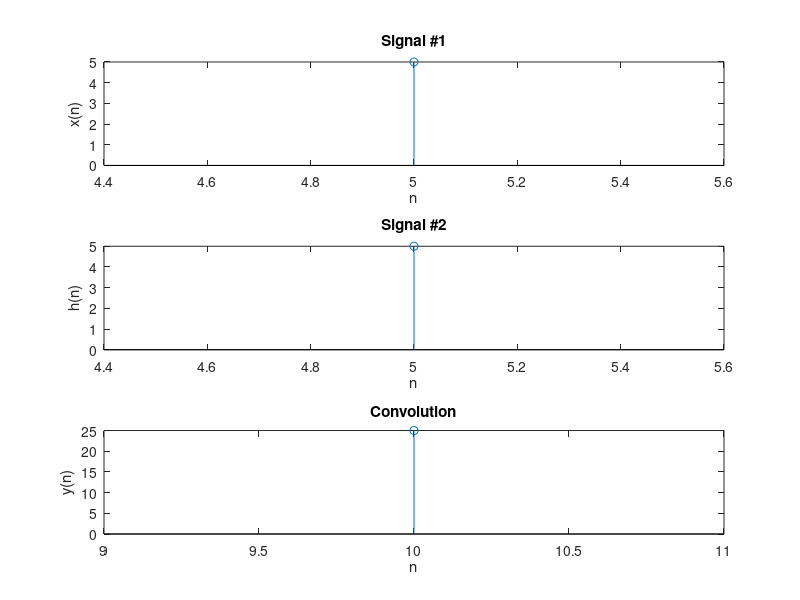

Recreate this plot in MATLAB.
x = input('Enter Signal 1: ');
nx = input('Enter Sample numbers for Signal1: ');
h = input('Enter Signal 2: ');
nh = input('Enter Sample numbers for Signal2: ');
n1=length(x);
n2=length(h);
z= h' *x;
disp(z);
n= n1 + n2 - 1;
ncl = nx(1) + nh(1);
ncu = nx(length(x)) + nh(length(h));

subplot(3,1,1);
stem(nx,x);
xlabel("n");
ylabel("x(n)");
title("Signal #1");

subplot(3,1,2);
stem(nh,h);
xlabel("n");
ylabel("h(n)");
title("Signal #2");

nc = (ncl:1:ncu);
for k=1:n
  c(k)= 0;
end;

for i=1:n1
  for j=1:n2
    c(i+j-1) = c(i+j-1)+ z(i,j);
  end;
end;

disp(c);
disp(nc);

subplot(3,1,3);
stem(nc,c);
xlabel("n");
ylabel("y(n)");
title("Convolution");